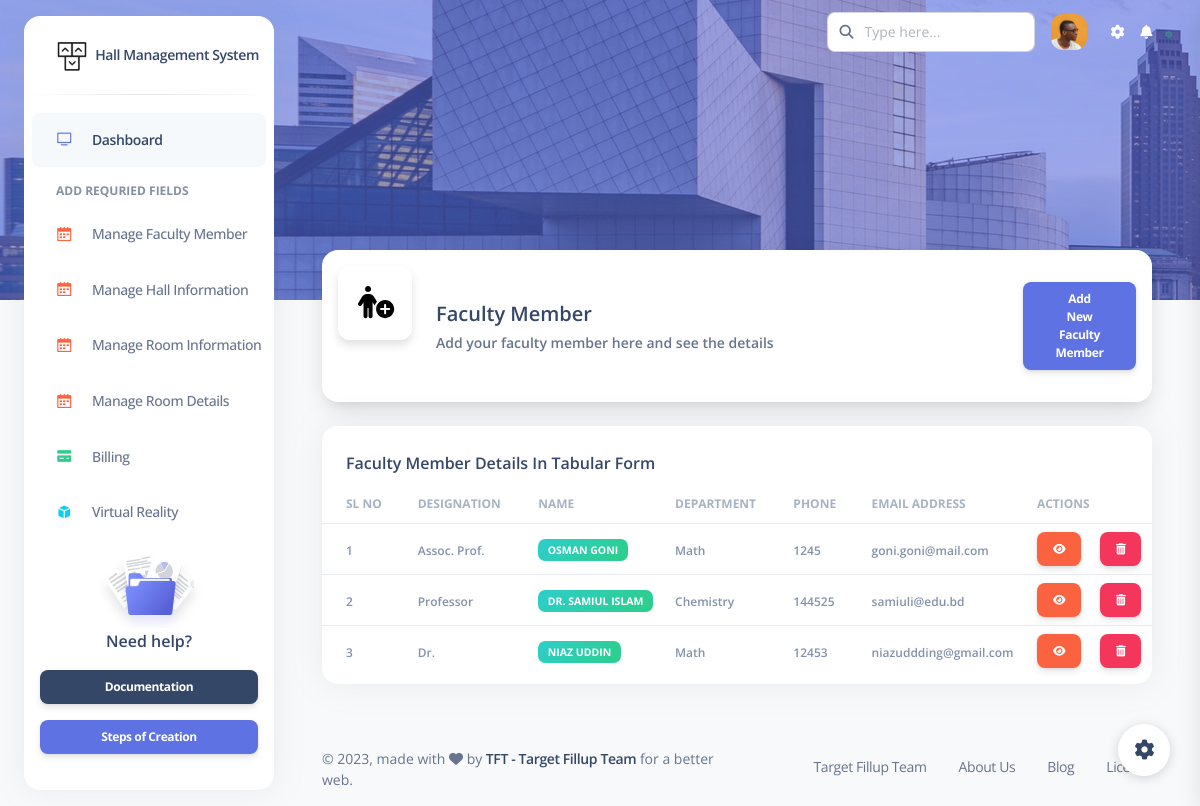
Page /ManageFacultyMember (signed in) on the committed database.
### userprofile/models.py (models this page shows, shortened)
class Faculty_Member(models.Model):
    member_pk = models.AutoField(primary_key=True)
    designation = models.CharField(max_length=100)
    name = models.CharField(max_length=100)
    department = models.CharField(max_length=100)
    phone = models.IntegerField()
    email_address = models.EmailField(max_length=100,blank=False,unique=True)

### userprofile/views.py (the view, shortened to what this page needs)
# urls.py: path('ManageFacultyMember', views.ManageFacultyMember, name="ManageFacultyMember"),
@login_required
def ManageFacultyMember(request):
    fmember = Faculty_Member.objects.all()
    data = {
        'fmember' : fmember,
    }
    return render(request, 'userprofile/ManageFacultyMember.html', data)

### templates/userprofile/ManageFacultyMember.html (shortened to what this page needs)
{% extends 'userprofile/base.html' %}
{% block body %}
<div class="card shadow-lg mx-4 card-profile-bottom addHeader">
    <div class="card-body p-3">
      <div class="row gx-4">
        <div class="col-auto">
          <div class="avatar avatar-xl position-relative">
            <span class="w-100 border-radius-lg shadow-sm">
            </span>
          </div>
        </div>
        <div class="col-auto my-auto">
          <div class="h-100">
            <h5 class="mb-1">
              Faculty Member
            </h5>
            <p class="mb-0 font-weight-bold text-sm">
              Add your faculty member here and see the details
            </p>
          </div>
        </div>
        <div class="col-lg-2 col-md-3 my-auto ms-sm-auto me-sm-0 mx-auto mt-3">
          <button type="button" class="btn btn-primary btn-sm" data-bs-toggle="modal" data-bs-target="#exampleModal">
            Add New Faculty Member
          </button>
        </div>
      </div>
    </div>
</div>
<div class="container-fluid py-4">
    <div class="row">
        <div class="col-md-12">
            <div class="card mb-4">
                <div class="card-header pb-0">
                  <h6>Faculty Member Details In Tabular Form</h6>
                </div>
                <div class="card-body px-0 pt-0 pb-2">
                  <div class="table-responsive p-0">
                    <table class="table table-hover align-items-center mb-0">
                      <thead>
                        <tr>
                          <th class="text-uppercase text-secondary text-xs font-weight-bolder opacity-7">SL No</th>
                          <th class="text-uppercase text-secondary text-xs font-weight-bolder opacity-7 ps-2">Designation</th>
                          <th class="text-uppercase text-secondary text-xs font-weight-bolder opacity-7 ps-2">Name</th>
                          <th class="text-uppercase text-secondary text-xs font-weight-bolder opacity-7 ps-2">Department</th>
                          <th class="text-uppercase text-secondary text-xs font-weight-bolder opacity-7 ps-2">Phone</th>
                          <th class="text-uppercase text-secondary text-xs font-weight-bolder opacity-7 ps-2">Email Address</th>
                          <th colspan="2" class="text-uppercase text-secondary text-xs font-weight-bolder opacity-7 ps-2">Actions</th>
                        </tr>
                      </thead>
                      <tbody>
                        {% for fm in fmember %}
                            <tr>
                                <td class="align-middle text-sm">
                                <span class="text-secondary text-xs font-weight-bold mx-3">{{ fm.member_pk }}</span>
                                </td>
                                <td class="align-middle text-sm">
                                <span class="text-secondary text-xs font-weight-bold">{{ fm.designation }}</span>
                                </td>
                                <td class="align-middle  text-sm">
                                <span class="badge badge-sm bg-gradient-success">{{ fm.name }}</span>
                                </td>
                                <td class="align-middle text-sm">
                                <span class="text-secondary text-xs font-weight-bold">{{ fm.department }}</span>
                                </td>
                                <td class="align-middle  text-sm">
                                <span class="text-secondary text-xs font-weight-bold">{{ fm.phone }}</span>
                                </td>
                                <td class="align-middle  text-sm">
                                <span class="text-secondary text-xs font-weight-bold">{{ fm.email_address }}</span>
                                </td>
                                <td>
                                    <a href="" class="btn btn-warning btn-sm px-3 m-auto" style="color: #fff"> <i class="fas fa-eye"></i> </a>
                                </td>
                                <td>
                                    <form action="" method="post">
                                        <button type="submit" class="btn btn-danger btn-sm px-3 m-auto"> <i class="fas fa-trash-alt"></i> </button>
                                    </form>
                                </td>
                            </tr>
                        {% endfor %}
                      </tbody>
                    </table>
                  </div>
                </div>
            </div>
        </div>
    </div>
</div>
{% endblock body %}

### templates/userprofile/base.html (style rules this page uses)
.addHeader { margin-top: 170px !important; }
.addicon { margin-left: 20px; margin-top: 20px; }

### rows in the picture
Faculty_Member: member_pk "1", designation "Assoc. Prof.", name "OSMAN GONI", department "Math", phone "1245", email_address "goni.goni@mail.com"
Faculty_Member: member_pk "2", designation "Professor", name "DR. SAMIUL ISLAM", department "Chemistry", phone "144525", email_address "samiuli@edu.bd"
Faculty_Member: member_pk "3", designation "Dr.", name "NIAZ UDDIN", department "Math", phone "12453", email_address "niazuddding@gmail.com"
